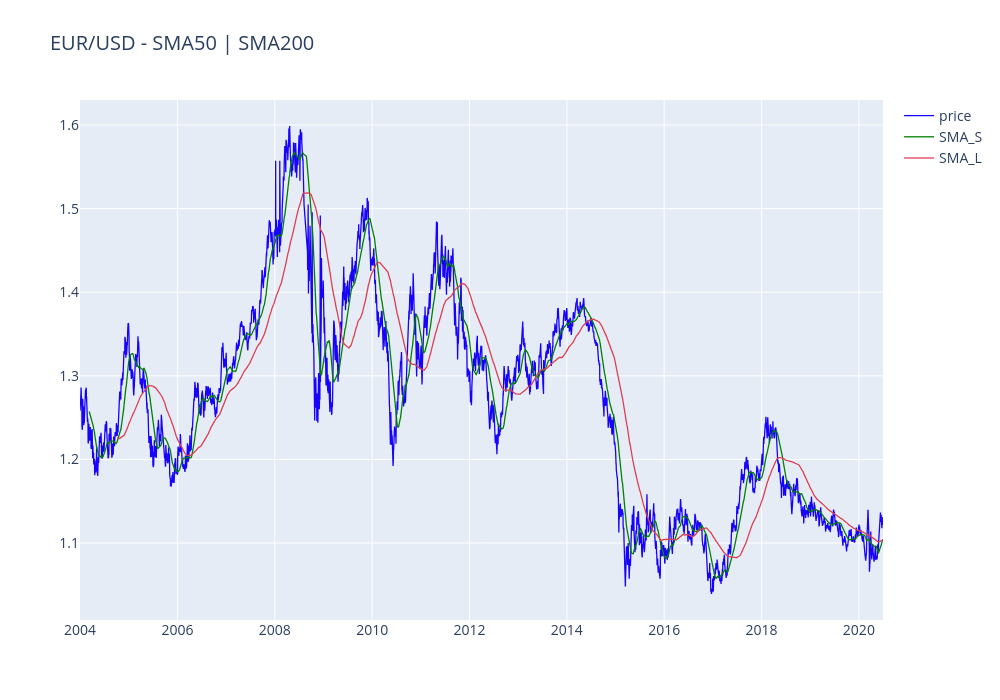

Notebook source saved alongside this figure:
### Code cell
data.iplot(kind = "line",
           xTitle = "Date",
           yTitle = "Values",
           colors = ["#1703fc", "green" , "red"],
           layout = dict(
               title = dict(
                   text = "EUR/USD - SMA{} | SMA{}".format(sma_s, sma_l),
                   font = dict(size = 20)
               ) ,
               width = 1000, 
               height = 700, 
               hovermode = 'x',
               font = dict(size = 14)
           )
          )

plt.show()

### Figure 1 — Plotly figure (JSON) as saved in the notebook; plotly's stock layout.template omitted (floating-point values rounded to 4 significant figures; data arrays with more than 128 entries replaced by an {"elided": "..."} marker saying what was removed)
{"data": [{"line": {"color": "rgba(23, 3, 252, 1.0)", "dash": "solid", "shape": "linear", "width": 1.3}, "mode": "lines", "name": "price", "text": "", "type": "scatter", "x": {"elided": "4275 str values"}, "y": {"elided": "4275 float values"}}, {"line": {"color": "rgba(0, 128, 0, 1.0)", "dash": "solid", "shape": "linear", "width": 1.3}, "mode": "lines", "name": "SMA_S", "text": "", "type": "scatter", "x": {"elided": "4275 str values"}, "y": {"elided": "4275 mixed values"}}, {"line": {"color": "rgba(219, 64, 82, 1.0)", "dash": "solid", "shape": "linear", "width": 1.3}, "mode": "lines", "name": "SMA_L", "text": "", "type": "scatter", "x": {"elided": "4275 str values"}, "y": {"elided": "4275 mixed values"}}], "layout": {"font": {"size": 14}, "height": 700, "hovermode": "x", "title": {"font": {"size": 20}, "text": "EUR/USD - SMA50 | SMA200"}, "width": 1000}}
